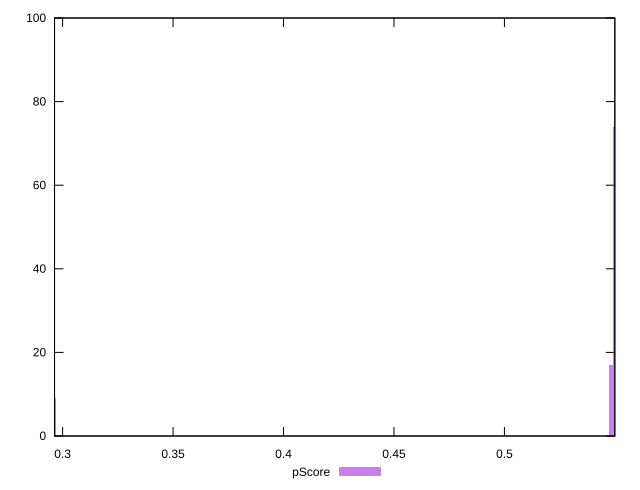

Write gnuplot code to recreate this figure.
reset

$pScore <<EOF
0.5480849293737287 17
0.5499946329603967 74
0.29600405593354684 9
EOF

set key outside below
set boxwidth 0.0019097035866680442
set xrange [0.2963432211283839:0.5499689372766312]
set yrange [0:100]
set trange [0:100]
set style fill transparent solid 0.5 noborder
set terminal svg size 640, 490 enhanced background rgb 'white'
set output "reprap/cumulative-layout-shift/samples/pages+cached+noexternal+nofonts+nosvg+noimg+nocss/pScore/histogram.svg"

plot $pScore title "pScore" with boxes

reset
